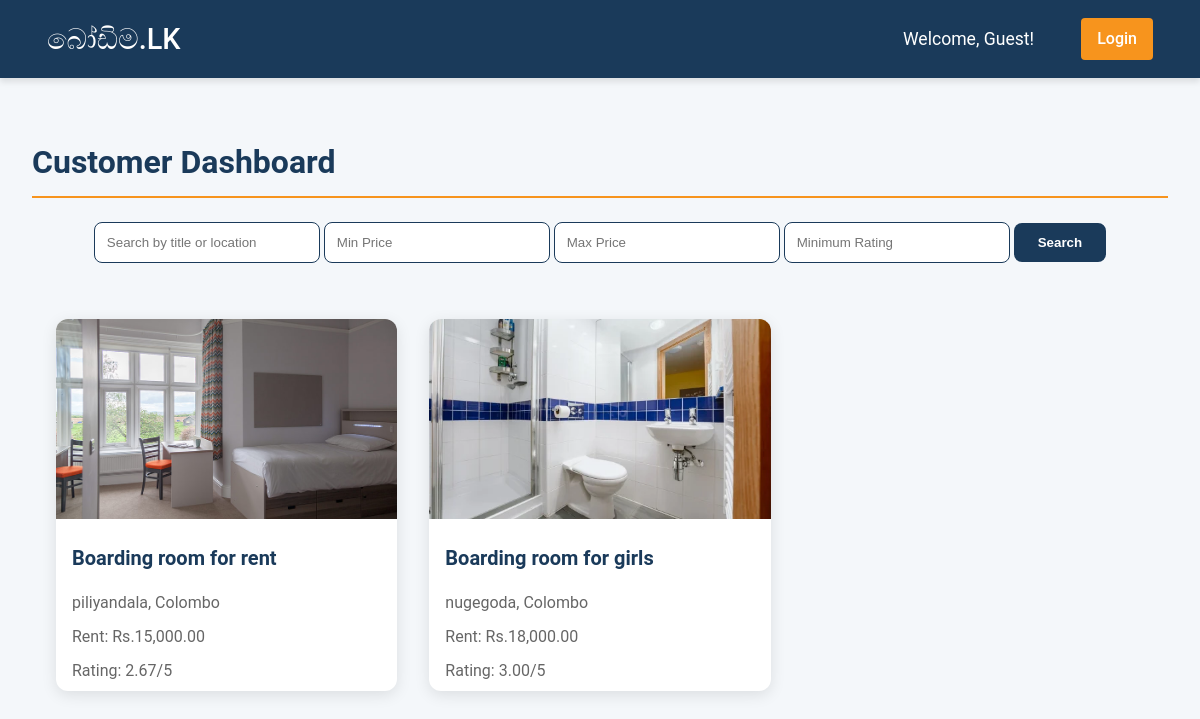
The app's page /FRONTEND/pages/customer_dashboard.php with its own data.
### tables this page shows
CREATE TABLE `rentals` (
  `id` int(11) NOT NULL,
  `renter_id` int(11) DEFAULT NULL,
  `title` varchar(255) DEFAULT NULL,
  `description` text DEFAULT NULL,
  `full_address` varchar(255) DEFAULT NULL,
  `city` varchar(100) DEFAULT NULL,
  `district` varchar(100) DEFAULT NULL,
  `price` decimal(10,2) DEFAULT NULL,
  `rooms` int(11) DEFAULT NULL,
  `bathrooms` int(11) DEFAULT NULL,
  `is_furnished` tinyint(1) DEFAULT NULL,
  `has_garden` tinyint(1) DEFAULT NULL,
  `has_kitchen` tinyint(1) DEFAULT NULL,
  `is_air_conditioned` tinyint(1) DEFAULT NULL,
  `separate_utility_bills` tinyint(1) DEFAULT NULL,
  `has_parking` tinyint(1) DEFAULT NULL,
  `has_security_cameras` tinyint(1) DEFAULT NULL,
  `proximity_to_road` varchar(100) DEFAULT NULL,
  `contact_whatsapp` varchar(20) DEFAULT NULL,
  `images` text DEFAULT NULL,
  `rating` decimal(3,2) DEFAULT NULL,
  `feedback` text DEFAULT NULL,
  `created_at` timestamp NOT NULL DEFAULT current_timestamp(),
  `is_active` tinyint(1) DEFAULT 1,
  `removed_by_admin` tinyint(1) DEFAULT 0
);

### BACKEND/session.php (called while the page is built, shortened)
<?php
function isLoggedIn() {
    return isset($_SESSION['user_id']);
}
?>

### FRONTEND/pages/customer_dashboard.php (the view, shortened to what this page needs)
<?php
require_once '../../BACKEND/db_connect.php';
require_once '../../BACKEND/session.php';
$isGuest = !isLoggedIn();
$username = $isGuest ? 'Guest' : $_SESSION['username'];
$searchQuery = isset($_GET['search']) ? trim($_GET['search']) : '';
$query_active = "
    SELECT rentals.*,
    COALESCE((
        SELECT AVG(feedback.rating)
        FROM feedback
        WHERE feedback.rental_id = rentals.id
    ), 0) AS avg_rating
    FROM rentals
    WHERE is_active = 1 AND removed_by_admin = 0";
$params = [];
$stmt_active = $pdo->prepare($query_active);
$stmt_active->execute($params);
$active_properties = $stmt_active->fetchAll(PDO::FETCH_ASSOC);
?>
<!DOCTYPE html>
<html lang="en">
<head>
    <link rel="stylesheet" href="../CSS/styles.css">
    <link rel="stylesheet" href="../CSS/customer_dashboard.css">
</head>
<body>
    <nav class="dashboard-nav">
        <div class="nav-brand"><a href="index.html">බෝඩිම.LK</a></div>
        <div class="nav-items">
            <?php if ($isGuest): ?>
                <span>Welcome, Guest!</span>
                <a href="login.php" class="login-btn">Login</a>
            <?php else: ?>
                <span>Welcome, <?php echo htmlspecialchars($username); ?></span>
                <a href="../../BACKEND/logout.php" class="logout-btn">Logout</a>
            <?php endif; ?>
        </div>
    </nav>
    <div class="dashboard-container">
        <div class="main-content">
            <h2>Customer Dashboard</h2>
            <div class="search-bar">
                <form action="customer_dashboard.php" method="GET">
                    <input type="text" name="search" placeholder="Search by title or location" value="<?php echo htmlspecialchars($searchQuery); ?>">
                    <input type="number" name="min_price" placeholder="Min Price" value="<?php echo isset($_GET['min_price']) ? $_GET['min_price'] : ''; ?>">
                    <input type="number" name="max_price" placeholder="Max Price" value="<?php echo isset($_GET['max_price']) ? $_GET['max_price'] : ''; ?>">
                    <input type="number" name="rating" placeholder="Minimum Rating" value="<?php echo isset($_GET['rating']) ? $_GET['rating'] : ''; ?>">
                    <button type="submit">Search</button>
                </form>
            </div>
            <?php if (empty($active_properties)): ?>
                <p>No available properties at the moment.</p>
            <?php else: ?>
                <div class="property-cards-container">
                    <?php foreach ($active_properties as $property): ?>
                        <?php
                        $images = explode(',', $property['images']);
                        $random_image = $images[array_rand($images)];
                        ?>
                        <div class="property-card" onclick="openModal(<?php echo $property['id']; ?>)">
                            <img src="../<?php echo $random_image; ?>" alt="Property Image">
                            <h3><?php echo htmlspecialchars($property['title']); ?></h3>
                            <p><?php echo htmlspecialchars($property['city']); ?>, <?php echo htmlspecialchars($property['district']); ?></p>
                            <p>Rent: Rs.<?php echo number_format($property['price'], 2); ?></p>
                            <p>Rating: <?php echo $property['avg_rating'] > 0 ? number_format($property['avg_rating'], 2) : 'No ratings yet'; ?>/5</p>
                        </div>
                    <?php endforeach; ?>
                </div>
            <?php endif; ?>
        </div>
    </div>
</body>
</html>

### FRONTEND/CSS/styles.css (style rules this page uses)
:root { --primary-color: #1a3a5a; --secondary-color: #f7941d; --accent-color: #f4f7fa; --text-color: #333333; --text-secondary-color: #666666; --white-color: #ffffff; --border-color: #e1e1e1; --success-color: #28a745; --error-color: #dc3545; --shadow-sm: 0 2px 4px rgba(0, 0, 0, 0.1); --shadow-md: 0 4px 6px rgba(0, 0, 0, 0.1); --shadow-lg: 0 10px 15px rgba(0, 0, 0, 0.1); --transition: all 0.3s ease; }
body { font-family: 'Roboto', 'Arial', sans-serif; margin: 0; padding: 0; background-color: var(--accent-color); color: var(--text-color); line-height: 1.6; }
a { text-decoration: none; color: var(--primary-color); transition: color 0.3s ease; }
button { padding: 12px 24px; border: none; background-color: var(--secondary-color); color: var(--white-color); cursor: pointer; border-radius: 5px; font-weight: bold; transition: background-color 0.3s ease, transform 0.2s ease; }
nav a { margin: 0 15px; font-weight: 500; }
.nav-brand a { color: var(--white-color); }

### FRONTEND/CSS/customer_dashboard.css (style rules this page uses)
.dashboard-nav { position: sticky; top: 0; z-index: 100; display: flex; justify-content: space-between; align-items: center; padding: 1rem 2rem; background-color: var(--primary-color); color: var(--white-color); box-shadow: var(--shadow-md); }
.nav-brand { font-size: 1.8rem; font-weight: bold; color: var(--white-color); }
.nav-items { display: flex; align-items: center; gap: 2rem; }
.nav-items span { font-size: 1.1rem; }
.logout-btn, .login-btn { padding: 0.5rem 1rem; background-color: var(--secondary-color); color: var(--white-color); border-radius: 4px; transition: all 0.3s ease; }
.dashboard-container { padding: 2rem; }
.main-content h2 { color: var(--primary-color); font-size: 2rem; margin-bottom: 1.5rem; border-bottom: 2px solid var(--secondary-color); padding-bottom: 0.5rem; }
.search-bar { margin-bottom: 2rem; display: flex; gap: 1rem; align-items: center; justify-content: center; }
.search-bar input { padding: 0.75rem; border-radius: 8px; border: 1px solid var(--primary-color); width: 200px; }
.search-bar button { padding: 0.75rem 1.5rem; background-color: var(--primary-color); color: white; border: none; border-radius: 8px; cursor: pointer; transition: background-color 0.3s ease; }
.property-cards-container { display: grid; grid-template-columns: repeat(auto-fill, minmax(300px, 1fr)); gap: 2rem; padding: 1.5rem; }
.property-card { background: white; border: none; border-radius: 12px; overflow: hidden; box-shadow: 0 4px 15px rgba(0, 0, 0, 0.1); transition: all 0.3s ease; position: relative; cursor: pointer; }
.property-card img { width: 100%; height: 200px; object-fit: cover; transition: transform 0.3s ease; }
.property-card h3 { font-size: 1.25rem; margin: 1rem; color: var(--primary-color); }
.property-card p { margin: 0.5rem 1rem; color: var(--text-secondary-color); }

### records on screen
rentals: shows a picture, title "Boarding room for rent", city "piliyandala", district "Colombo", price "15,000.00", avg_rating "2.67"
rentals: shows a picture, title "Boarding room for girls", city "nugegoda", district "Colombo", price "18,000.00", avg_rating "3.00"
